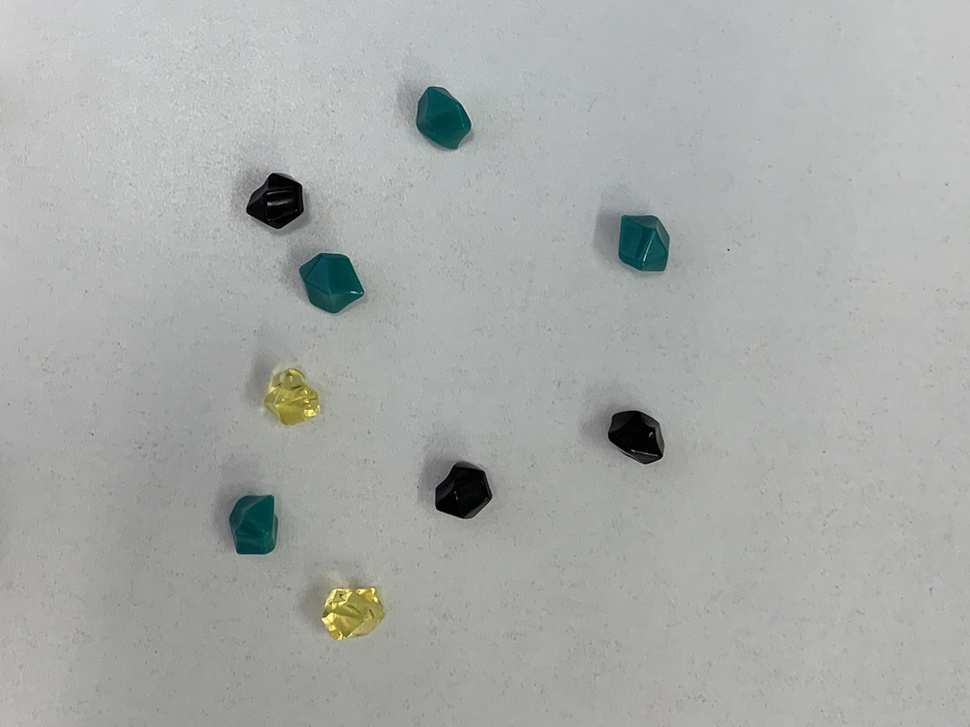
//> input picture week14/7-gem_template/gem1.jpg, 970 x 727 px, shrunk from 2016 x 1512 before the run
$ ./main   (built with g++ and OpenCV 4)
//> lines starting //> are read from the running program, lines starting //| are printed output that depends on the picture
#include <iostream>
#include <opencv2/opencv.hpp>
#define FILE_NAME "gem1.jpg"
#define TEMPLATE "gem-green.jpg"

#define TH (0.15)

// ウィンドウ名
#define WINDOW_NAME_INPUT "input"
#define WINDOW_NAME_BINARY "binary"
#define WINDOW_NAME_OUTPUT "output"

int main(int argc, const char* argv[]) {
  // 1. 画像を入力
  cv::Mat src_img = cv::imread(FILE_NAME, cv::IMREAD_COLOR);
//> src_img is the input picture: 727 rows x 970 cols, CV_8UC3; mean B, G, R 169.3, 171.1, 168.9
  if (src_img.empty()) {  // 入力失敗の場合
    fprintf(stderr, "Cannot read image file: %s.\n", FILE_NAME);
    return (-1);
  }

  // 2. テンプレート画像を入力
  cv::Mat template_img = cv::imread(TEMPLATE, cv::IMREAD_COLOR);
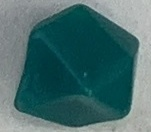
//> input picture week14/7-gem_template/gem-green.jpg, 151 x 132 px
//> template_img is the input picture: 132 rows x 151 cols, CV_8UC3; mean B, G, R 108, 107.1, 70
  if (template_img.empty()) {  // 入力失敗の場合
    fprintf(stderr, "Cannot read image file: %s.\n", TEMPLATE);
    return (-1);
  }

  // 3. 類似度マップを準備
  cv::Mat compare_img = cv::Mat(                 //
      cv::Size(                                  //
          src_img.rows - template_img.rows + 1,  //
          src_img.cols - template_img.cols + 1   //
          ),
      CV_32F,  //
      1        //
  );

  // 4. 一時画像と出力画像を用意
  cv::Mat tmp_img = src_img.clone();  // 入力画像をコピー
  cv::Mat dst_img = src_img.clone();  // 入力画像をコピー

  // 5. テンプレートマッチング
  int count = 0;  // 個数
  while (1) {
    // 類似度マップ作成
    cv::matchTemplate(tmp_img, template_img, compare_img, cv::TM_SQDIFF_NORMED);
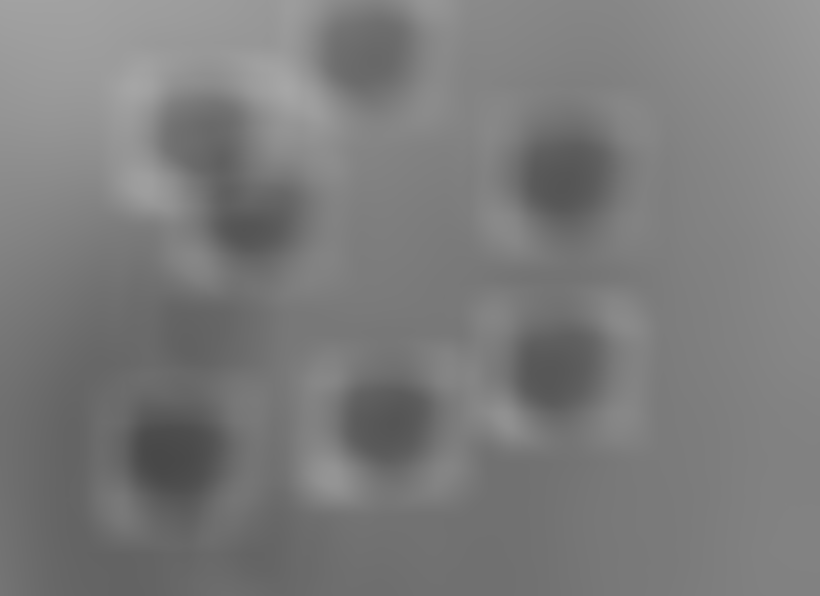
//> compare_img: 596 rows x 820 cols, CV_32FC1; min 0.282, max 0.652, mean 0.485
    cv::imshow("comp", compare_img);
    cv::waitKey(1);

    // 最小値とその場所を求める
    double min_val, max_val;
    cv::Point min_loc, max_loc;
    cv::minMaxLoc(compare_img, &min_val, &max_val, &min_loc, &max_loc);
//> min_val = 0.282; max_val = 0.652; min_loc = Point(161, 459); max_loc = Point(286, 87)

    if (min_val > TH) break;

    // 個数を1つ増加
    count++;

    // 出力画像に描画
    cv::rectangle(
        dst_img, min_loc,
        cv::Point(min_loc.x + template_img.cols, min_loc.y + template_img.rows),
        CV_RGB(255, 0, 0), 3);

    // 一時画像からその領域を削除（塗りつぶす）
    cv::rectangle(
        tmp_img, min_loc,
        cv::Point(min_loc.x + template_img.cols, min_loc.y + template_img.rows),
        CV_RGB(0, 0, 0), -1);
  };

  // 6. 個数を出力
  std::cout << "Green gem = " << count << std::endl;

  // 7. 表示
  cv::imshow(WINDOW_NAME_INPUT, src_img);
  cv::imshow(WINDOW_NAME_OUTPUT, dst_img);
  cv::waitKey();  // キー入力待ち (止める)

  return 0;
}
